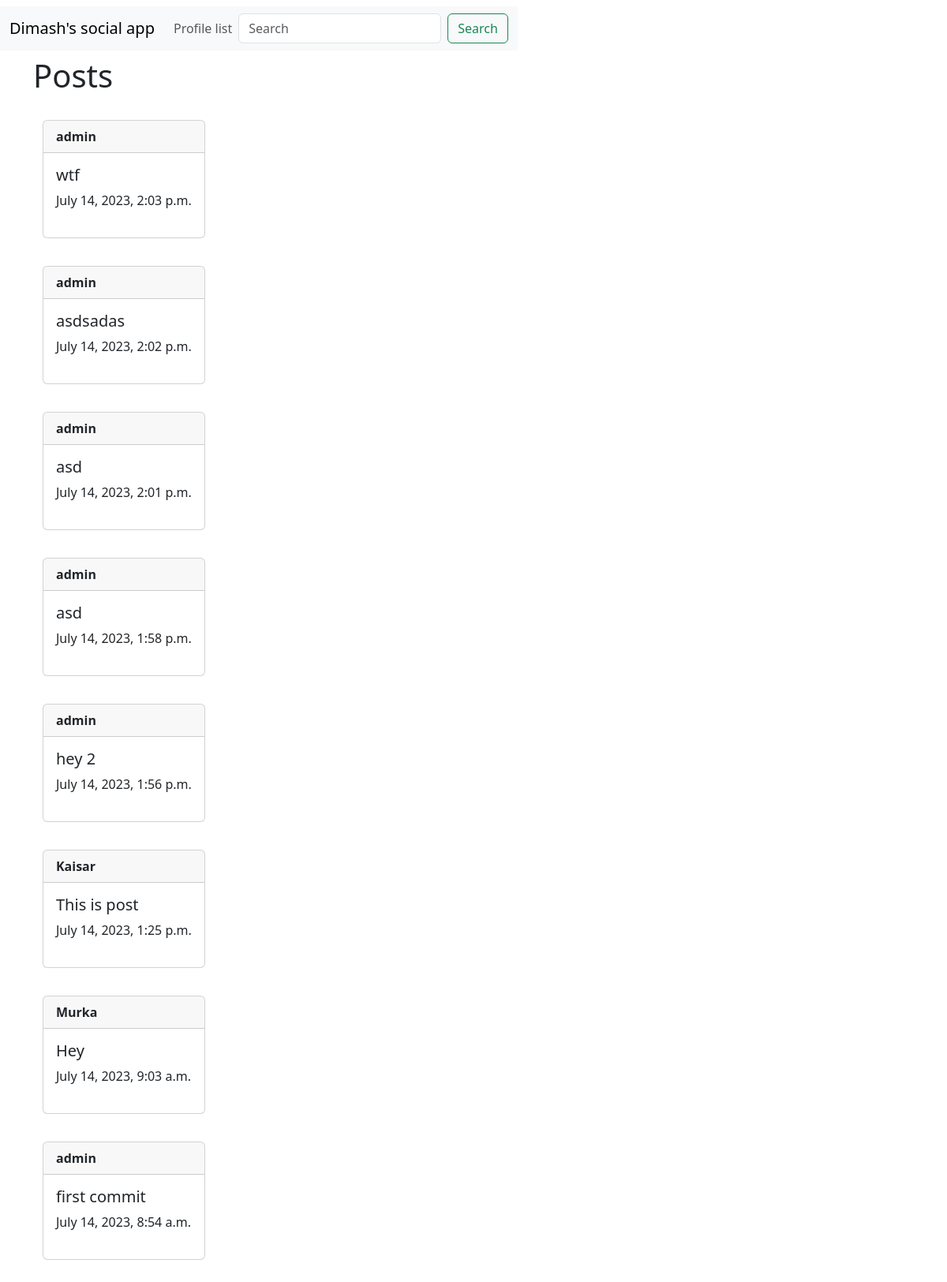
The page / on the database its author committed.
### api/models.py (models this page shows, shortened)
class Post(models.Model):
    user = models.ForeignKey(User, related_name="posts", on_delete=models.DO_NOTHING)
    body = models.CharField(max_length=255)
    created_data = models.DateTimeField(auto_now_add=True)

### api/views.py (the view)
# urls.py: path('', views.home, name='home'),
def home(request):
    if request.user.is_authenticated:
        form = PostForm(request.POST or None)
        success = False
        if request.method == "POST":
            if form.is_valid():
                success = True
                post = form.save(commit=False)
                post.user = request.user
                post.save()
                return redirect('home')
        posts = Post.objects.all().order_by("-created_data")
        return render(request, 'home.html', {"posts":posts, "form":form, "success":success},)
    else:
        posts = Post.objects.all().order_by("-created_data")
        return render(request, 'home.html', {"posts":posts})

### api/templates/home.html (shortened to what this page needs)
{% extends 'base.html' %}
{% load static %}
{% block content %}
    <h1> Posts </h1>
    <br>
    <div class="container" style="flex-direction: row; display: flex;justify-content: space-between">
        <div class="c2" style="display: flex; flex-direction: column;">
        {% for post in posts %}
            <div class="card"  style="max-height: 150px; margin-bottom: 35px; max-width: 500px;">
                <div class="card-header"><b>{{ post.user.username }}</b></div>
                <div class="card-body">
                    <h5 class="card-title">{{ post.body }}</h5>
                    <p class="card-text">{{ post.created_data }}</p>
                    <br>
                </div>
            </div>
        {% endfor %}
        </div>
    </div>
{% endblock %}

### rows shown on the page
Post: user.username "admin", body "wtf", created_data "July 14, 2023, 2:03 p.m."
Post: user.username "admin", body "asdsadas", created_data "July 14, 2023, 2:02 p.m."
Post: user.username "admin", body "asd", created_data "July 14, 2023, 2:01 p.m."
Post: user.username "admin", body "asd", created_data "July 14, 2023, 1:58 p.m."
Post: user.username "admin", body "hey 2", created_data "July 14, 2023, 1:56 p.m."
Post: user.username "Kaisar", body "This is post", created_data "July 14, 2023, 1:25 p.m."
Post: user.username "Murka", body "Hey", created_data "July 14, 2023, 9:03 a.m."
Post: user.username "admin", body "first commit", created_data "July 14, 2023, 8:54 a.m."
